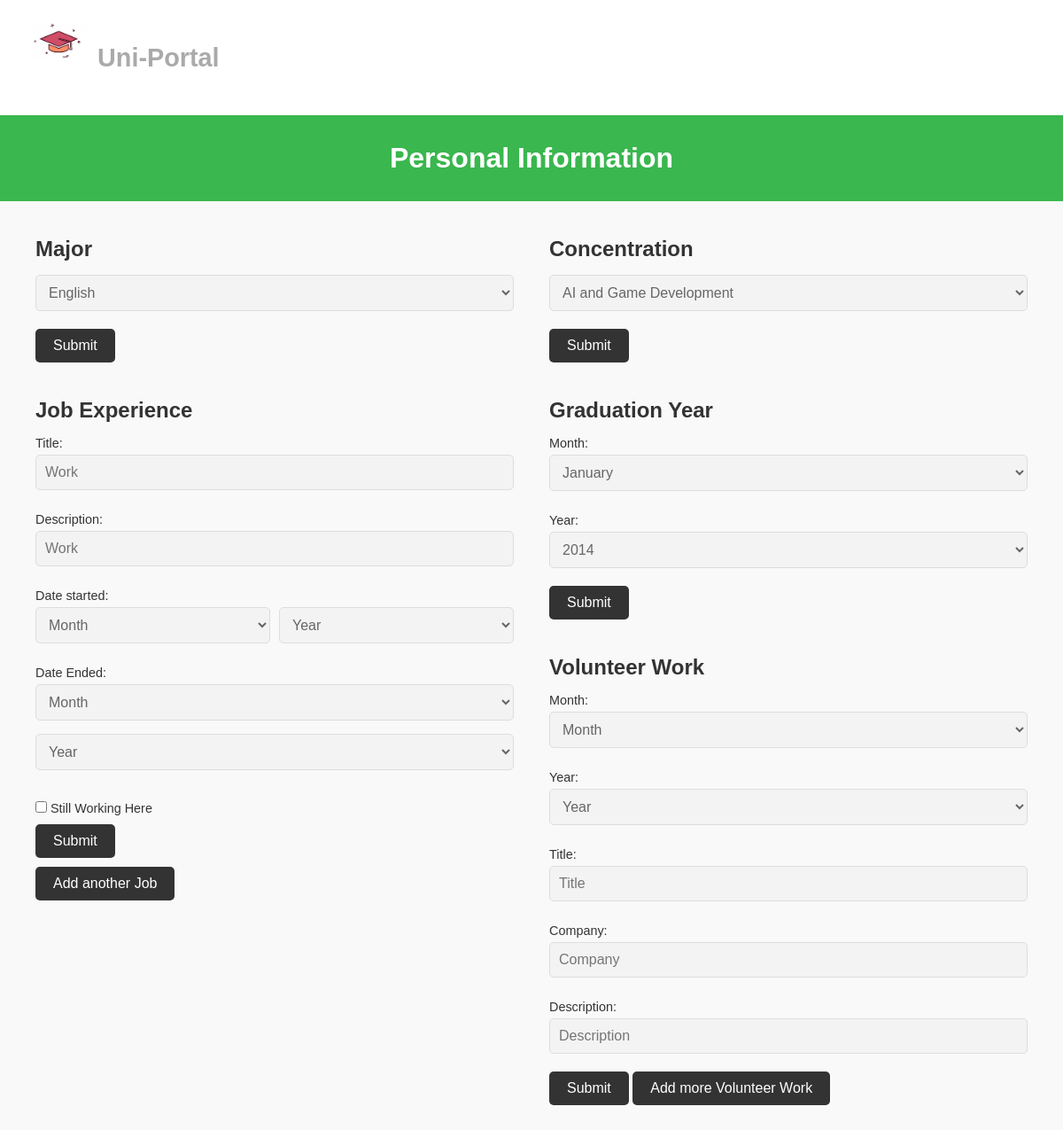
The page /profile (signed in) on the database its author committed.
### portal/models.py (models this page shows, shortened)
class User(db.Model, UserMixin):
    id = db.Column(db.Integer(), primary_key=True)
    firstname = db.Column(db.String(length=30), nullable=False, unique=False)
    lastname = db.Column(db.String(length=30), nullable=False, unique=False)
    email_address=db.Column(db.String(length=50), nullable=True, unique=True)
    password_hash= db.Column(db.String(length=60), nullable=False)
    major=db.Column(db.String(length=30), nullable=True)
    concentration=db.Column(db.String(length=30), nullable=True)
    gradmonth=db.Column(db.String(length=30), nullable=True)
    gradyear=db.Column(db.Integer(), nullable=True)
    @property
    def password(self):
        return self.password

### portal/routes.py (the view, shortened to what this page needs)
@app.route('/profile', methods=['GET', 'POST'])
def profile_page():
    majors = ['Computer Science', 'English', 'Business Administration', 'Psychology', 'Biology', 'Engineering', 'Art', 'History', 'Mathematics']
    years = [ 2013, 2014, 2015, 2016, 2017, 2018, 2019, 2020, 2021, 2022, 2023, 2024]
    months = list(calendar.month_name)[1:]
    concentrations = ['Software Engineering', 'Systems', 'AI and Game Development']
    form = ProfileForm()
    form2 = ExperienceForm()
    form3 = ExperienceForm()
    user = getUser()
    return render_template('profile.html', form=form, majors=majors, form2=form2, years=years, months=months, user=user, concentrations=concentrations, form3=form3)

### portal/forms.py
class ProfileForm(FlaskForm):
    major = StringField(label="Major")
    concentration = StringField(label="Major")
    gradmonth = StringField(label="Graduation Month")
    gradyear = StringField(label="Graduation Year")
    submit = SubmitField('submit')

class ExperienceForm(FlaskForm):
    title = StringField(label="Title" ,validators=[DataRequired()])
    desc = StringField(label="Desc",validators=[DataRequired()])
    company = StringField(label="Company")
    submit2 = SubmitField('submit')
    submit3 = SubmitField('submit')

### portal/models.py (called while the page is built)
@login_manager.user_loader
def load_user(user_id):
    return User.query.get(int(user_id))

### portal/routes.py (called while the page is built)
def getUser():
    if not current_user.is_authenticated:
        flash(f'Required login for this page is currently disabled. Using maddie as default', category='success')
        user = User.query.filter_by(email_address="mbrow378@uncc.edu").first()
    else:
        user = User.query.filter_by(id=current_user.id).first()
    return user

### portal/templates/profile.html (shortened to what this page needs)
<!DOCTYPE html>
<html lang="en">
    <head>
        <link rel="stylesheet" type="text/css" href="{{ url_for('static', filename='profile.css') }}">
    </head>
    <body>
        <header class="header">
            <div class="square">
                <img src="{{ url_for('static', filename='icon.png') }}">
            </div>
            <h1 class="header-title"><a class="nav-link" href="{{ url_for('dashboard_page') }}">Uni-Portal</a></h1>
        </header>
        <section class="banner">
            <h2>Personal Information</h2>
        </section>
        <main class="content">
            <div class="column">
                <div class="section">
                    <h3>Major</h3>
                    <form method="POST">
                        <select required name="major">
                            {% if user.major != None %}
                                <option value="{{ user.major }}" disabled selected>{{user.major}}</option>
                            {% else %}
                                <option value="" disabled selected>Select Major</option>
                            {% endif %}
                        </select>
                        {{ form.submit(value="Submit")}}
                    </form>
                </div>
                <div class="section" id="job-experience-container">
                    <h3>Job Experience</h3>
                    <form method="POST" id="job-experience-form">
                        <div class="job-experience">
                            <label>Title:</label>
                            {{ form2.title(placeholder="Work") }}
                            <label>Description:</label>
                            {{ form2.desc(placeholder="Work") }}
                            <label>Date started:</label>
                            <div class="select-group">
                                <select name="monthstart">
                                    <option value="" disabled selected>Month</option>
                                </select>
                                <select name="yearstart">
                                    <option value="" disabled selected>Year</option>
                                </select>
                            </div>
                            <div class="jobend">
                            <label>Date Ended:</label>
                            <select name="monthend">
                                <option value="" disabled selected>Month</option>
                            </select>
                            <select name="yearend">
                                <option value="" disabled selected>Year</option>
                            </select>
                        </div>
                            <label>
                                <input type="checkbox" class="checkbox"> Still Working Here
                            </label>
                            {{ form2.submit2(value="Submit")}}
                        </div>
                    <button type="button" class="add-job">Add another Job</button>
                    </form>
                </div>
                </div>
                <div class="column">
                    <div class="section">
                        <h3>Concentration</h3>
                        <form method="POST" >
                            <select name="Concentration">
                            {% if user.concentration != None %}
                                <option value="{{ user.concentration }}" disabled selected>{{user.concentration}}</option>
                            {% else %}
                                <option value="" disabled selected>Select Concentration</option>
                            {% endif %}
                            </select>
                            <button>Submit</button>
                        </form>
                    </div>
                    <div class="section">
                        <h3>Graduation Year</h3>
                        <label>Month:</label>
                        <form method="POST">
                        <select name="gradmonth">
                            {% if user.gradmonth != None %}
                                <option value="{{ user.gradmonth }}" disabled selected>{{user.gradmonth}}</option>
                            {% else %}
                                <option value="" disabled selected>Month</option>
                            {% endif %}
                        </select>
                        <label>Year:</label>
                        <select name="gradyear">
                            {% if user.gradyear != None %}
                                <option value="{{ user.gradyear }}" disabled selected>{{user.gradyear}}</option>
                            {% else %}
                                <option value="" disabled selected>Year</option>
                            {% endif %}
                        </select>
                        {{ form.submit(value="Submit")}}
                    </form>
                </div>
                <div class="section" id="volunteer-work-container">
                    <h3>Volunteer Work</h3>
                    <div class="volunteer-work">
                        <form id="volunteer-work-form" method="POST">
                            <label>Month:</label>
                            <select required name="volunteermonth">
                                <option value="" disabled selected>Month</option>
                            </select>
                            <label>Year:</label>
                            <select required name="volunteeryear">
                                <option value="" disabled selected>Year</option>
                            </select>
                            <label>Title:</label>
                            {{ form3.title(placeholder="Title") }}
                            <label>Company:</label>
                            {{ form3.company(placeholder="Company") }}
                            <label>Description:</label>
                            {{ form3.desc(placeholder="Description") }}
                            {{ form3.submit3(value="Submit")}}
                            <button type="button" class="add-volunteer">Add more Volunteer Work</button>
                    </form>
                </div>
            </div>
            </div>
        </main>
    </body>
</html>

### portal/static/profile.css (style rules this page uses)
* { margin: 0; padding: 0; box-sizing: border-box; }
body { font-family: Arial, sans-serif; background-color: #f9f9f9; color: #333; }
.header { display: flex; align-items: center; padding: 20px; background-color: #fff; box-shadow: 0 2px 4px rgba(0, 0, 0, 0.1); }
.header-title { font-size: 1.8em; color: #aaa; }
.nav-link { text-decoration: none; color: #aaa; }
.banner { background-color: #3AB74E; color: #fff; text-align: center; padding: 30px 0; }
.banner h2 { font-size: 2em; }
.content { display: flex; gap: 40px; padding: 40px; max-width: 1200px; margin: 0 auto; }
.column { flex: 1; }
.section { margin-bottom: 40px; }
.section h3 { font-size: 1.5em; color: #333; margin-bottom: 10px; }
label { display: block; font-size: 0.9em; color: #333; margin-top: 15px; }
input[type="text"], select { width: 100%; padding: 10px; margin-top: 5px; margin-bottom: 10px; border: 1px solid #ddd; border-radius: 5px; font-size: 1em; color: #666; background-color: #f3f3f3; }
.select-group { display: flex; gap: 10px; }
button, input { background-color: #333; color: #fff; padding: 10px 20px; border: none; border-radius: 5px; cursor: pointer; font-size: 1em; margin-top: 10px; transition: background-color 0.3s; }
img { max-width: 100%; max-height: 100%; }
.square { height: 90px; width: 90px; }
[type=button]:not(:disabled), [type=reset]:not(:disabled), [type=submit]:not(:disabled), button:not(:disabled) { cursor: pointer; }

### rows shown on the page
User: major "English", Concentration "AI and Game Development", gradmonth "January", gradyear "2014"
